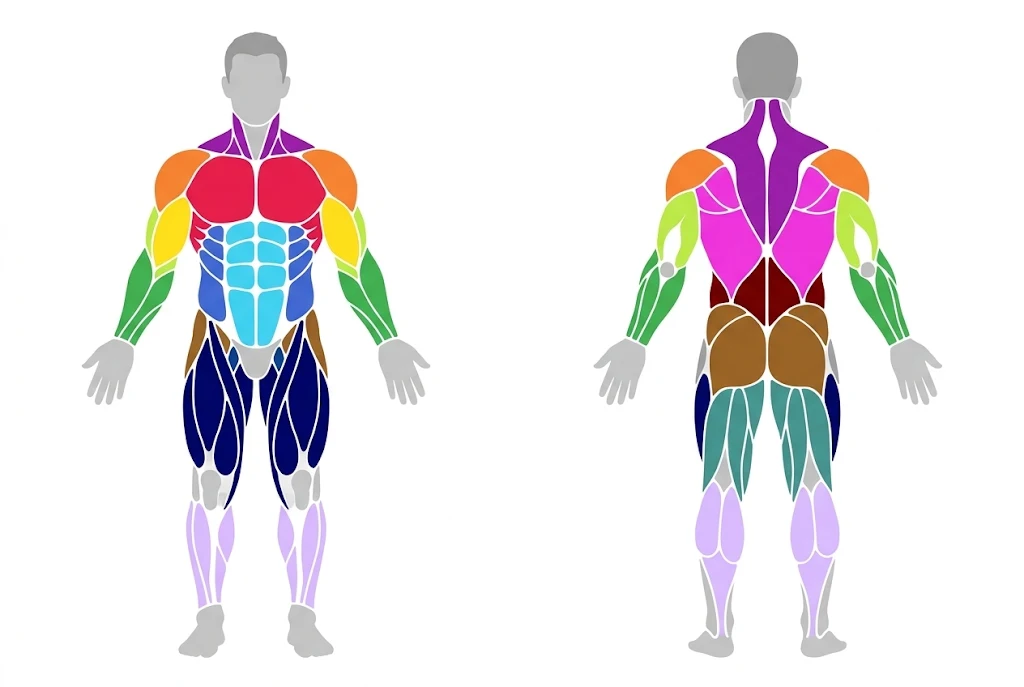
#> input picture tools/bodymap/muscle_colors.png, 1024 x 687 px
$ python muscle_overlay.py ../bodymap/muscle_colors.png ../bodymap/muscle_colors.png ../bodymap/muscle_colors.png ../bodymap/muscle_colors.png
#> lines starting #> are read from the running program, lines starting #| are printed output that depends on the picture
"""Слой «подсветки мышц» по 2D-схеме мышц (tools/bodymap/muscle_colors.png).
Каждая точка тела (в позе покоя) проецируется на вид спереди или сзади, цвет схемы даёт мышцу.
Для каждой мышцы — своя маска в UV-развёртке персонажа (белые щели схемы = щели на теле) и своя
прозрачная сетка с материалом M_<ключ>; сайт меняет прозрачность материала.
python3 overlay2.py <in.glb> <out.glb> <muscle_colors.png> [debug.png]"""
import sys, io, numpy as np, cv2
from PIL import Image
sys.path.insert(0, '/home/claude/mx')
from lib import *
from pygltflib import Accessor, BufferView, Material, PbrMetallicRoughness, Mesh, Primitive, Attributes, Node, Texture, TextureInfo, Sampler
from pygltflib import Image as GImage
SRC, DST, MAP = sys.argv[1:4]; DEBUG = sys.argv[4] if len(sys.argv) > 4 else None
KEYS = ['chest', 'shoulders', 'biceps', 'triceps', 'forearms', 'abs', 'obliques', 'traps', 'lats', 'lower_back', 'glutes', 'quads', 'hamstrings', 'calves']
PAL = {'chest': '#E6194B', 'shoulders': '#F58231', 'biceps': '#FFE119', 'triceps': '#BFEF45', 'forearms': '#3CB44B', 'abs': '#42D4F4',
       'obliques': '#4363D8', 'traps': '#911EB4', 'lats': '#F032E6', 'lower_back': '#800000', 'glutes': '#9A6324', 'quads': '#000075',
       'hamstrings': '#469990', 'calves': '#DCBEFF', '_w': '#F8F8F8', '_n1': '#C0C0C0', '_n2': '#989898', '_n3': '#B8B8B8', '_n4': '#E8E8E8'}
TEX = 2048                                    # растр развёртки; маска каждой мышцы вырезается по её области (≤1024²)

# ---------- схема: метка мышцы для каждого пикселя ----------
img = np.array(Image.open(MAP).convert('RGB')); IH, IW, _ = img.shape
#> further down, img is the input picture: shape (687, 1024, 3); mean R, G, B 234.4, 229.3, 232.3
#> after `IH, IW, _ = img.shape`: IH = 687; IW = 1024
KS = IW/1024.0                                # ключевые точки заданы для картинки шириной 1024
#> KS = 1
pk = list(PAL); pc = np.array([[int(PAL[k][i:i+2], 16) for i in (1, 3, 5)] for k in pk], float)
# метка по ближайшему цвету палитры — через таблицу уникальных цветов (картинка большая)
packed = (img[:, :, 0].astype(np.int32) << 16) | (img[:, :, 1].astype(np.int32) << 8) | img[:, :, 2]
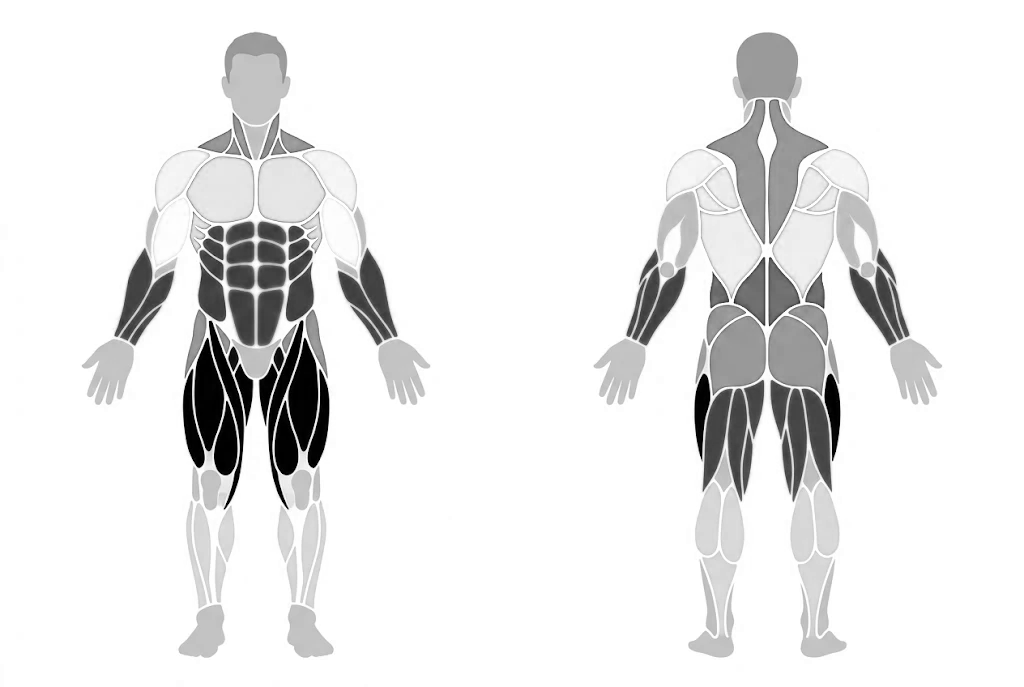
#> packed: shape (687, 1024) int32; min 9, max 16777215, mean 15418486.3; drawn with min black and max white
uniq, inv = np.unique(packed.ravel(), return_inverse=True)
ucol = np.stack([(uniq >> 16) & 255, (uniq >> 8) & 255, uniq & 255], 1).astype(float)
unear = ((ucol[:, None]-pc[None])**2).sum(-1).argmin(1)
lab_idx = unear[inv].reshape(IH, IW)
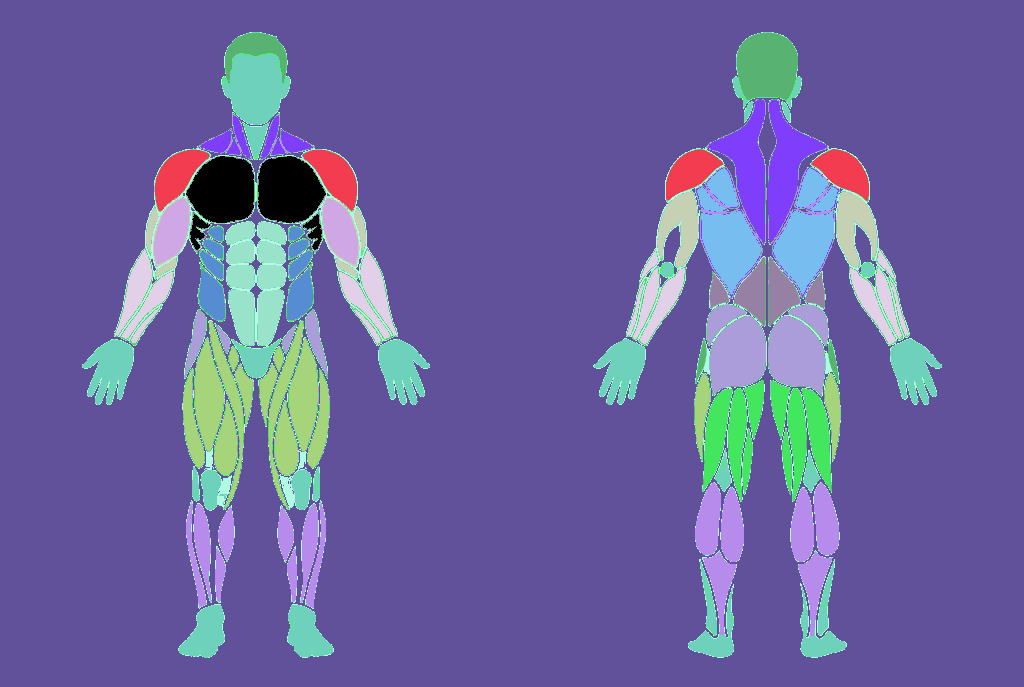
#> lab_idx: shape (687, 1024) int64; 19 distinct labels, from 0 to 18; one colour per label, 0 black
LAB = np.zeros((IH, IW), np.int16)                         # 0 — не мышца (фон, щель, кожа), 1..14 — мышца
for i, k in enumerate(KEYS): LAB[lab_idx == pk.index(k)] = i+1
del packed, inv, lab_idx, img

# ключевые точки на схеме (пиксели), вид спереди: слева на картинке — правая сторона тела
KP = {'front': dict(head=(255, 35), neck=(255, 112), pelvis=(255, 330),
                    Rsh=(170, 175), Rel=(150, 262), Rwr=(107, 338), Lsh=(340, 175), Lel=(360, 262), Lwr=(403, 338),
                    Rhip=(222, 335), Rkn=(218, 470), Ran=(224, 600), Lhip=(288, 335), Lkn=(292, 470), Lan=(286, 600)),
      'back': dict(head=(768, 32), neck=(768, 105), pelvis=(768, 330),
                   Lsh=(695, 175), Lel=(657, 268), Lwr=(628, 338), Rsh=(840, 175), Rel=(857, 268), Rwr=(888, 338),
                   Lhip=(735, 335), Lkn=(735, 475), Lan=(740, 600), Rhip=(800, 335), Rkn=(800, 475), Ran=(795, 600))}

# ---------- модель ----------
#> (the run stopped early here; a loop or call above may not have finished)
